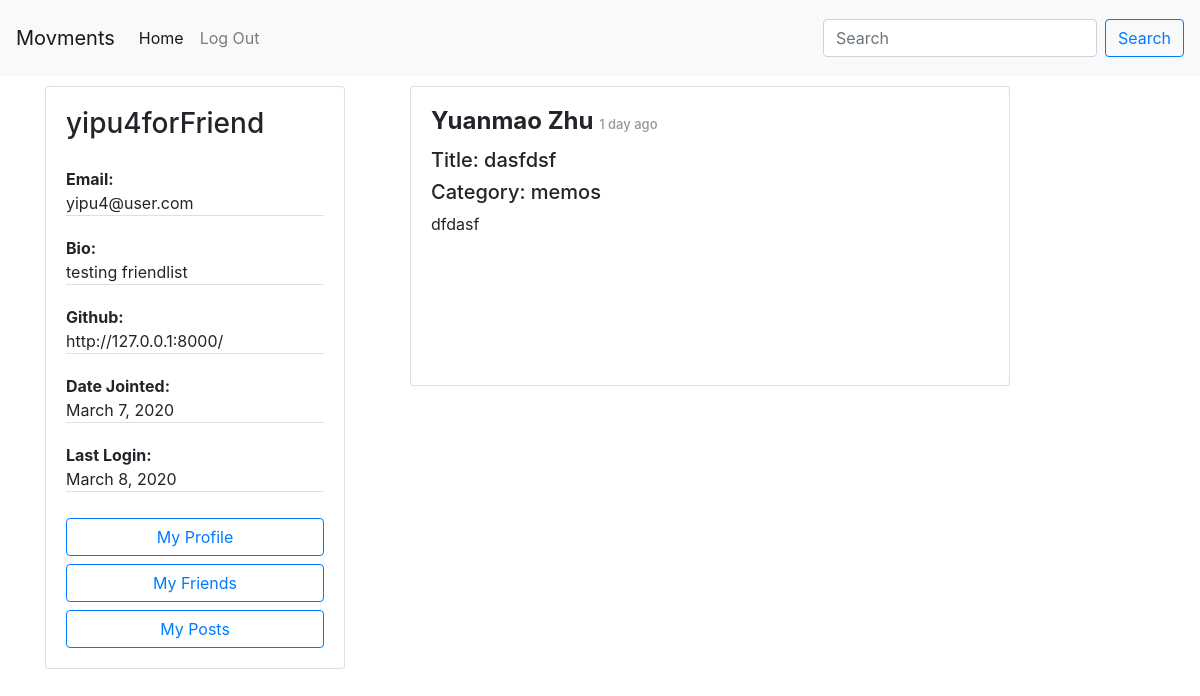
The page /service/author/4f1364fb-70ba-48ec-ac5d-dbe2d2691ecc/posts/ (signed in) on the database as committed earlier.
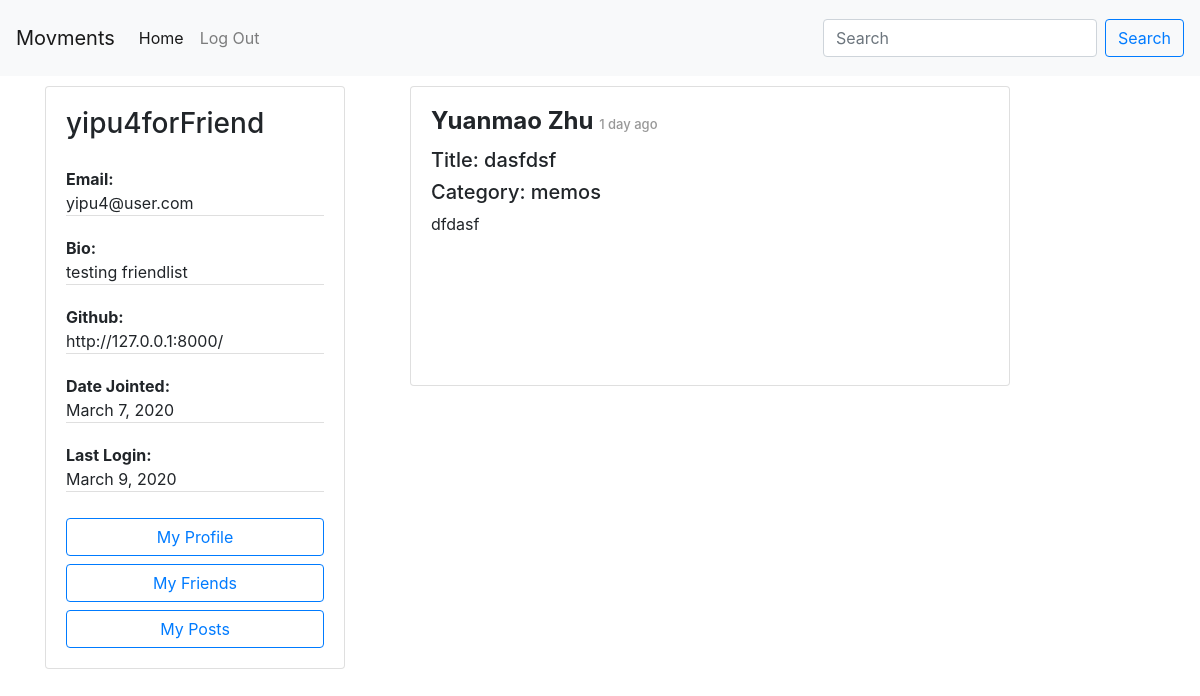
The same page on the database as committed later.
### accounts/models.py (models this page shows, shortened)
class Author(AbstractBaseUser):
    email=models.EmailField(
        verbose_name='email address',
        max_length=60,
        unique=True,
    )
    uid_str = uuid.uuid4().urn
    uuid_str = uid_str[9:] # str(settings.HOSTNAME)+"/author/"+
    id = models.CharField(primary_key=True, default=uuid_str, editable=False,max_length=100,unique=True)
    displayName = models.CharField(max_length=30)
    host = models.URLField(default=settings.HOSTNAME, max_length=100)
    url = models.URLField(default=uuid_str,max_length=100)
    avatar = models.ImageField(upload_to='avatar/', default = 'avatar/default-avatar.png', blank=True, null=True)
    github = models.URLField(default="", max_length=100, null=True)
    bio = models.CharField(max_length=200, null=True)
    date_joined=models.DateField(verbose_name="date joined", auto_now=True)
    last_login=models.DateField(verbose_name="date joined", auto_now=True)
    is_active=models.BooleanField(default=True)
    is_admin=models.BooleanField(default=False)
    objects = AuthorManager()
    USERNAME_FIELD = 'email'
    REQUIRED_FIELDS = ['displayName', ]

### posting/views.py (the view)
# urls.py: path('author/<str:author_id>/posts/', views.ViewUserPosts, name='view user posts'),
def ViewUserPosts(request, author_id):
    author = User.objects.filter(id=author_id)[0]
    if request.method == 'GET':
        posts = Post.objects.filter(author=author)[:10]
        count = len(posts)
        size = 10
        origin = None
        next = None
        preivous = None
    context = {
        "query": "posts",
        "count": count,
        "size": size,
        "next": next,
        "previous": preivous,
        "posts": posts,
        "allowEdit":True,
    }
    return render(request, "posting/user-post-list.html", context)

### posting/templates/posting/user-post-list.html (shortened to what this page needs)
{% extends 'posting/homepage.html' %}
{% block shortProfile %}
    {% if request.user.is_authenticated %}
        {% include 'posting/profile-card.html' with request=request%}
    {% endif %}
{% endblock %}
{% block content %}
{% if posts %}
<ul>
    {% for post in posts %}
        {% include 'posting/post-full-view.html' with post=post %}
    {% endfor %}
</ul>
{% endif %}
{% endblock %}

### posting/templates/posting/profile-card.html
<div class="card" style="width: 300px;">
    <div class="card-body">
    <h3 class="card-title">{{request.user.displayName }}</h3>
    <p class="card-text">
        <ul class="list-group list-group-flush">
            <li class="list-group-item" style="padding: 0;"><span style="font-weight: bold;">Email:</span><br>{{ request.user.email }}</li>
            <li class="list-group-item" style="padding: 0;"><span style="font-weight: bold;">Bio:</span><br>{{ request.user.bio }}</li>
            <li class="list-group-item" style="padding: 0;"><span style="font-weight: bold;">Github:</span><br>{{ request.user.github }}</li>
            <li class="list-group-item" style="padding: 0;"><span style="font-weight: bold;">Date Jointed:</span><br> {{ request.user.date_joined }}</li>
            <li class="list-group-item" style="padding: 0;"><span style="font-weight: bold;">Last Login:</span><br>{{ request.user.last_login }}</li>
        </ul>
    </p>
    <div id="user-menu">
        <a href="{% url 'accounts:view profile' request.user.id %}" class="btn btn-outline-primary btn-block">My Profile</a>
        <a href="{% url 'friendship:get friends list' request.user.id %}" class="btn btn-outline-primary btn-block">My Friends</a>
        <a href="{% url 'posting:view user posts' request.user.id %}" class="btn btn-outline-primary btn-block">My Posts</a>
    </div>
    </div>
</div>

Rows that differ between the two databases and show on the page:
changed Author "yipu4forFriend": user.last_login "March 8, 2020" → "March 9, 2020"
